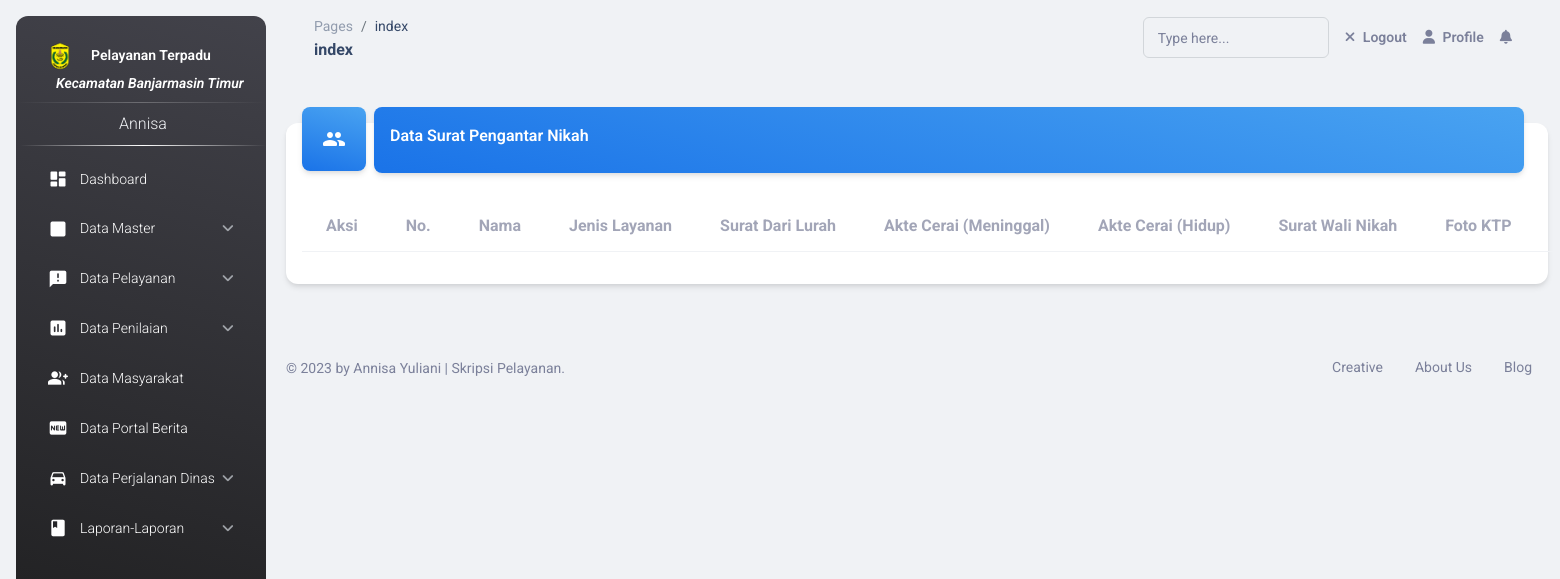
Page /public/home.php?page=data_pengantarNikah (signed in) on the earlier database version.
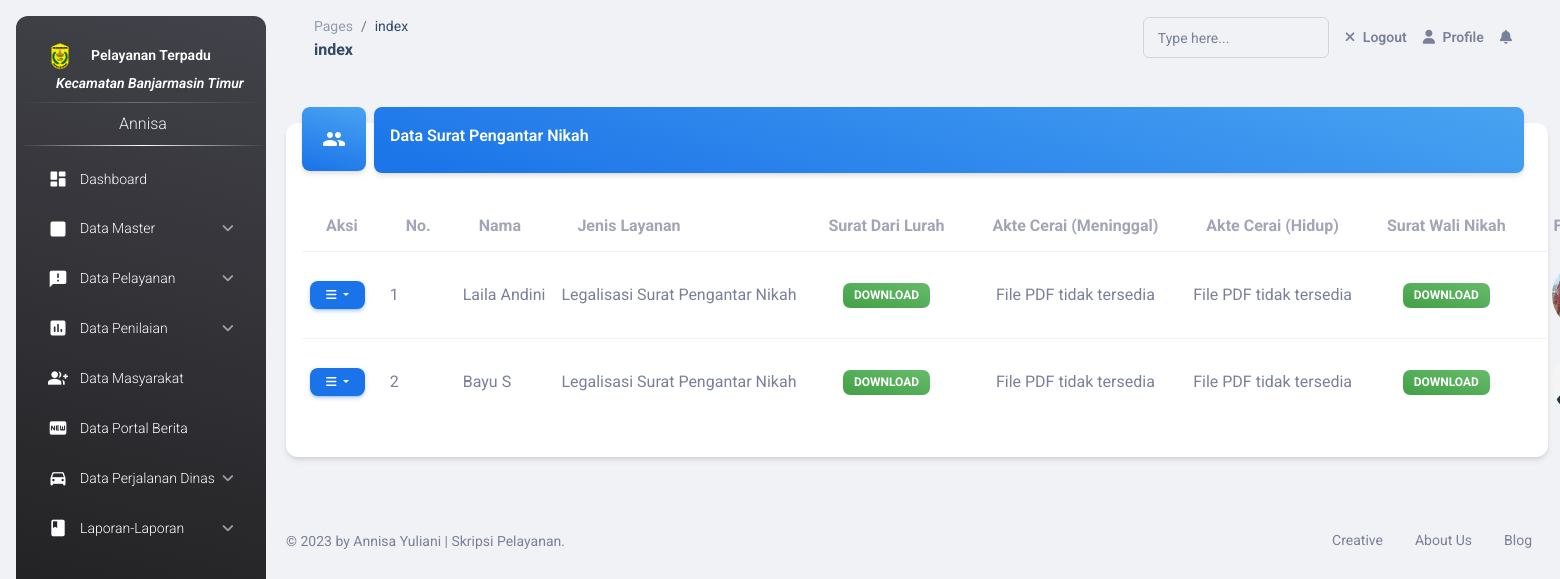
Same page on the later database version.
### tables this page shows
CREATE TABLE `spn` (
  `id_spn` int(11) NOT NULL,
  `id_msy` int(11) NOT NULL,
  `id_pelayanan` int(11) NOT NULL,
  `spn` varchar(250) DEFAULT NULL,
  `ktp` varchar(250) DEFAULT NULL,
  `pas_foto` varchar(250) DEFAULT NULL,
  `akte_c` varchar(250) DEFAULT NULL,
  `sk` varchar(250) DEFAULT NULL,
  `skwn` varchar(250) DEFAULT NULL,
  `tgl` date NOT NULL,
  `statusAdmin` varchar(15) NOT NULL DEFAULT 'Proses',
  `statusCamat` varchar(19) NOT NULL DEFAULT 'Proses',
  `qrCode` varchar(225) DEFAULT NULL
);

CREATE TABLE `masyarakat` (
  `id_msy` int(11) NOT NULL,
  `id_user` int(11) NOT NULL,
  `no_ktp` varchar(30) NOT NULL,
  `nama` varchar(30) NOT NULL,
  `tmpt_lhr` varchar(25) NOT NULL,
  `tgl_lhr` date NOT NULL,
  `alamat` varchar(50) NOT NULL,
  `agama` varchar(15) NOT NULL,
  `jk` varchar(11) NOT NULL,
  `no_tlp` varchar(15) NOT NULL
);

CREATE TABLE `pelayanan` (
  `id_pelayanan` int(11) NOT NULL,
  `j_pelayanan` varchar(55) NOT NULL,
  `biaya` varchar(25) NOT NULL,
  `waktu` varchar(25) NOT NULL
);

### pages/admin/legalisasi-pengantar-nikah/data.php (the view, shortened to what the changed rows need)
<?php
include "../db/koneksi.php";
if (!isset($_SESSION['nama'])) {
    echo "<script> alert('Silahkan login terlebih dahulu'); </script>";
    echo "<meta http-equiv='refresh' content='0; url=../aev/index.php'>";
} else {
?>
    <div class="container-fluid py-4">
        <div class="row mt-4">
            <div class="col-12">
                <div class="card mb-4">
                    <div class="card-body p-3 mt-1">
                        <div class="row">
                            <div class="col-lg-12 col-md-12 mt-2">
                                <table id="example" class="table align-items-center">
                                    <div class="table-responsive">
                                        <thead>
                                            <tr>
                                                <th class=" text-secondary text-s font-weight-bolder opacity-7">
                                                    Aksi</th>
                                                <th class=" text-secondary text-s font-weight-bolder opacity-7">
                                                    No.
                                                </th>
                                                <th class=" text-secondary text-s font-weight-bolder opacity-7">
                                                    Nama</th>
                                                <th class=" text-secondary text-s font-weight-bolder opacity-7">
                                                    Jenis layanan</th>
                                                <th class=" w-5 text-secondary text-s font-weight-bolder opacity-7">
                                                    Surat Dari Lurah</th>
                                                <th class=" text-secondary text-s font-weight-bolder opacity-7">
                                                    Akte Cerai (Meninggal)</th>
                                                <th class=" text-secondary text-s font-weight-bolder opacity-7">
                                                    Akte Cerai (Hidup)</th>
                                                <th class=" text-secondary text-s font-weight-bolder opacity-7">
                                                    Surat Wali Nikah</th>
                                                <th class=" text-secondary text-s font-weight-bolder opacity-7">
                                                    Foto KTP</th>
                                                <th class="w-5 text-secondary text-s font-weight-bolder opacity-7">
                                                    Pas Foto</th>
                                            </tr>
                                        </thead>
                                        <tbody>
                                            <?php
                                            $query = mysqli_query($link, "SELECT * FROM spn s
                                            join masyarakat m on s.id_msy = m.id_msy
                                            join pelayanan p on s.id_pelayanan = p.id_pelayanan ");
                                            $i = 1;
                                            while ($row = $query->fetch_array()) {
                                            ?>
                                                <tr>
                                                    <td>
                                                        <div class="w-3 mt-3">
                                                            <button type="button" class="btn btn-info dropdown-toggle border-radius-lg px-3 py-1 " id="dropdownMenuButton" data-bs-toggle="dropdown">
                                                                <i class="fa fa-bars"></i>
                                                            </button>
                                                        </div>
                                                    </td>
                                                    <td class="w-3" align="left"><?= $i++ ?></td>
                                                    <td><?= $row['nama']; ?></td>
                                                    <td><?= $row['j_pelayanan']; ?></td>
                                                    <td class="w-5" align="center">
                                                        <?php
                                                        if (!empty($row['spn'])) {
                                                            $pdfPath = '../pelayanan/' . $row['spn'];
                                                            echo "<a class='badge bg-gradient-success ' href='$pdfPath' download>Download</a>";
                                                        } else {
                                                            echo "File PDF tidak tersedia";
                                                        }
                                                        ?>
                                                    </td>
                                                    <td class="w-5" align="center">
                                                        <?php
                                                        if (!empty($row['akte_c'])) {
                                                            $pdfPath = '../pelayanan/' . $row['akte_c'];
                                                            echo "<a class='badge bg-gradient-success ' href='$pdfPath' download>Download</a>";
                                                        } else {
                                                            echo "File PDF tidak tersedia";
                                                        }
                                                        ?>
                                                    </td>
                                                    <td class="w-5" align="center">
                                                        <?php
                                                        if (!empty($row['sk'])) {
                                                            $pdfPath = '../pelayanan/' . $row['sk'];
                                                            echo "<a class='badge bg-gradient-success ' href='$pdfPath' download>Download</a>";
                                                        } else {
                                                            echo "File PDF tidak tersedia";
                                                        }
                                                        ?>
                                                    </td>
                                                    <td class="w-5" align="center">
                                                        <?php
                                                        if (!empty($row['skwn'])) {
                                                            $pdfPath = '../pelayanan/' . $row['skwn'];
                                                            echo "<a class='badge bg-gradient-success ' href='$pdfPath' download>Download</a>";
                                                        } else {
                                                            echo "File PDF tidak tersedia";
                                                        }
                                                        ?>
                                                    </td>
                                                    <td class="w-2" align="center">
                                                        <?php echo "<img src='$row[ktp]' width='70' height='70' style='border-radius: 50%;' />"; ?>
                                                    </td>
                                                </tr>
                                            <?php
                                            }
                                            ?>
                                        </tbody>
                                </table>
                            </div>
                        </div>
                    </div>
                </div>
            </div>
        </div>
    </div>
<?php
}
?>

Differences in the rows shown:
added spn: id_msy.nama "Laila Andini", id_pelayanan.j_pelayanan "Legalisasi Surat Pengantar Nikah", akte_c "File PDF tidak tersedia", sk "File PDF tidak tersedia", ktp (picture)
added spn: id_msy.nama "Bayu S", id_pelayanan.j_pelayanan "Legalisasi Surat Pengantar Nikah", akte_c "File PDF tidak tersedia", sk "File PDF tidak tersedia", ktp (picture)
